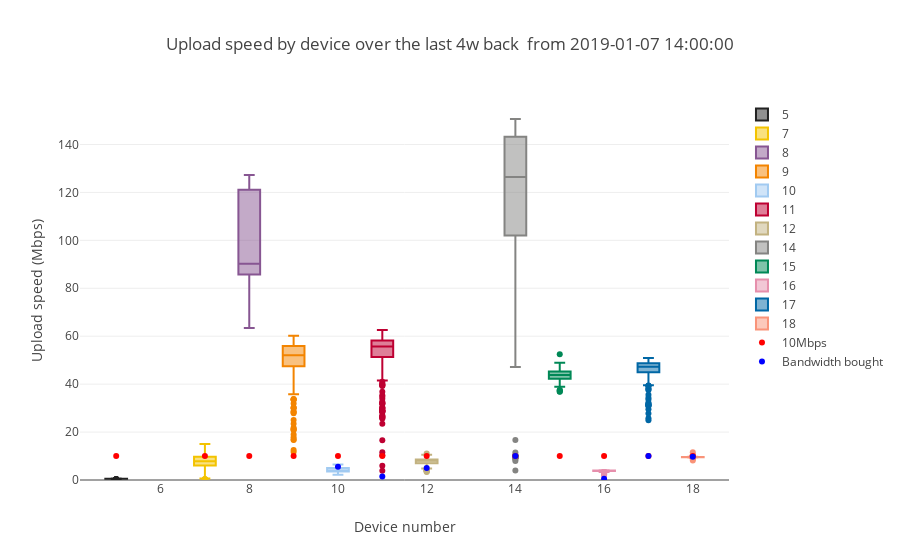

Notebook cell for this chart:
### Code cell
b_line=go.Scatter(x=coordinates_subset_u["device_number"],
                  y=coordinates_subset_u["Up"], mode='markers',marker=dict(color='blue'), name='Bandwidth bought')

t="Upload speed by device"+title_tail
simple_boxplot(dataframe=upload_df,plot_value='UPLOAD',sort_value='SK_PI',
               title=t, 
               ytitle="Upload speed (Mbps)",
               xtitle="Device number",uploadline=True, boughtline=b_line)

### Figure 1 — Plotly figure (JSON) as saved in the notebook; plotly's stock layout.template omitted (floating-point values rounded to 4 significant figures; data arrays with more than 128 entries replaced by an {"elided": "..."} marker saying what was removed)
{"data": [{"marker": {"color": "#222222"}, "name": "5", "type": "box", "uid": "40c0e269-5a6c-4c9f-bbfc-20e8c135b58e", "y": {"elided": "287 float values"}}, {"marker": {"color": "#F3C300"}, "name": "7", "type": "box", "uid": "186ce408-ce79-462e-ba76-c3f1473b2a9f", "y": {"elided": "252 float values"}}, {"marker": {"color": "#875692"}, "name": "8", "type": "box", "uid": "5b122ba0-7f3b-49fe-8462-51eca6a36b35", "y": [84.39, 89.9, 121.0, 89.75, 90.05, 63.44, 90.5, 127.3, 79.47, 125.5, 91.19, 88.81, 86.96, 121.2, 90.68, 90.53, 89.26, 121.8, 79.33, 68.18, 91.09, 84.58, 121.5, 126.5]}, {"marker": {"color": "#F38400"}, "name": "9", "type": "box", "uid": "d17c5ea0-02f1-4aaf-87c2-e2f56c21066c", "y": {"elided": "287 float values"}}, {"marker": {"color": "#A1CAF1"}, "name": "10", "type": "box", "uid": "fdae5fd6-c176-4ff9-b7fd-f8269d7c075f", "y": {"elided": "251 float values"}}, {"marker": {"color": "#BE0032"}, "name": "11", "type": "box", "uid": "28f57b8a-27f9-4e0d-bc55-f00263efba2f", "y": {"elided": "278 float values"}}, {"marker": {"color": "#C2B280"}, "name": "12", "type": "box", "uid": "70e9947b-7f1c-4a55-a55d-d2fc1d692d12", "y": {"elided": "287 float values"}}, {"marker": {"color": "#848482"}, "name": "14", "type": "box", "uid": "4770e6de-356c-4157-bcdb-843a3bbbb72e", "y": {"elided": "285 float values"}}, {"marker": {"color": "#008856"}, "name": "15", "type": "box", "uid": "6999b564-5d52-4ba4-8d06-b0044c83aa57", "y": {"elided": "287 float values"}}, {"marker": {"color": "#E68FAC"}, "name": "16", "type": "box", "uid": "5b12df77-4aef-425c-becb-6da941ef61a8", "y": {"elided": "268 float values"}}, {"marker": {"color": "#0067A5"}, "name": "17", "type": "box", "uid": "01bf6658-88d4-4aa7-9876-9ade3cda4045", "y": {"elided": "264 float values"}}, {"marker": {"color": "#F99379"}, "name": "18", "type": "box", "uid": "e337f4eb-319c-4cf6-a116-61622b86e2e5", "y": {"elided": "230 float values"}}, {"marker": {"color": "red"}, "mode": "markers", "name": "10Mbps", "type": "scatter", "uid": "77a53683-536a-4001-a5a1-82fd00a3cc90", "x": [5, 7, 8, 9, 10, 11, 12, 14, 15, 16, 17, 18], "y": [10, 10, 10, 10, 10, 10, 10, 10, 10, 10, 10, 10]}, {"marker": {"color": "blue"}, "mode": "markers", "name": "Bandwidth bought", "type": "scatter", "uid": "2ce9d470-bcfe-4fb3-b2e6-b42ee736c81d", "x": [10, 11, 12, 14, 16, 17, 18], "y": [5.5, 1.5, 5, 10, 0.496, 10, 9.72]}], "layout": {"title": {"text": "Upload speed by device over the last 4w back  from 2019-01-07 14:00:00"}, "xaxis": {"title": {"text": "Device number"}}, "yaxis": {"rangemode": "tozero", "title": {"text": "Upload speed (Mbps)"}}}}
